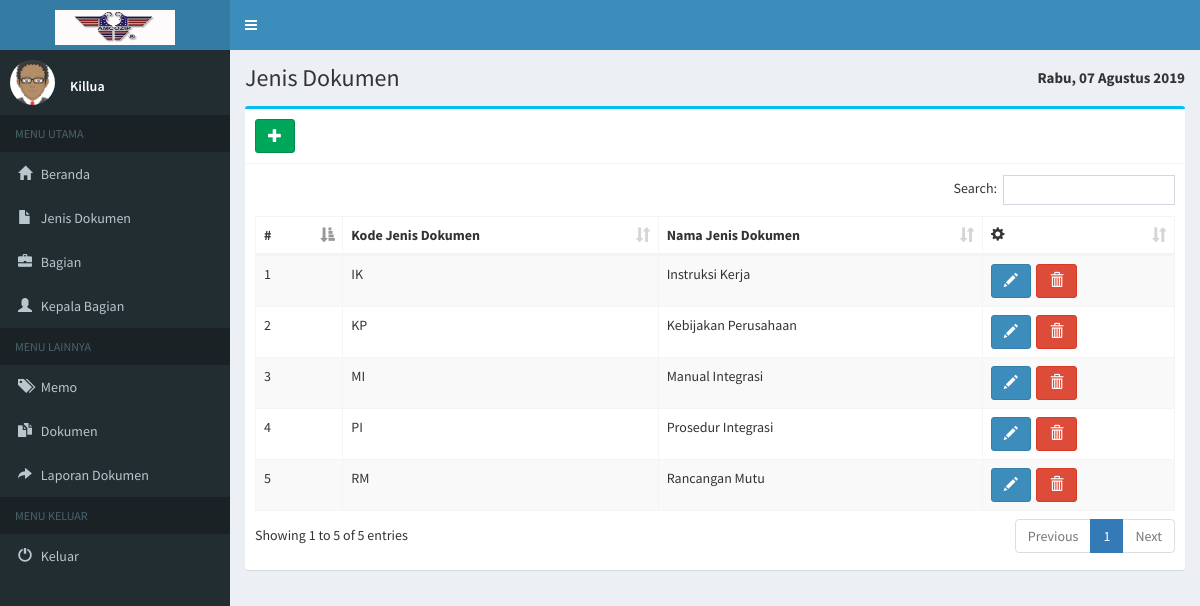
/pages/staff/index.php?hal=jdok (signed in), run on the app's committed database.
### tables this page shows
CREATE TABLE IF NOT EXISTS `staff` (
  `kd_staff` char(6) NOT NULL,
  `nm_staff` varchar(50) NOT NULL,
  `password` varchar(15) NOT NULL,
  `level` enum('0','1') NOT NULL
);

CREATE TABLE IF NOT EXISTS `jenis_dokumen` (
  `kd_jenis` varchar(3) NOT NULL,
  `nm_dokumen` varchar(50) NOT NULL
);

### pages/staff/data/jenis_dokumen/jenis_dokumen.php (the view, shortened to what this page needs)
<div class="content-wrapper">
  <section class="content-header">
    <h1>
    Jenis Dokumen
    </h1>
    <ol class="breadcrumb">
      <b><p style="font-size:15px; margin-top:-5px"><?php echo tglIndonesia(date('D, d F Y')); ?></p></b>
    </ol>
  </section>
  <section class="content">
    <div class="box box-info">
      <div class="box-header with-border">
        <h3 class="box-title"><button type="button" class="btn btn-success" class="btn btn-primary btn-lg" data-toggle="modal" data-target="#tambah"><i class="glyphicon glyphicon-plus"></i></button></h3>
      </div>
      <div class="box-body">
        <div class="row">
          <div class="col-md-8">
          </div>
        </div>
        <table id="example1" class="table table-bordered table-striped">
          <thead>
            <tr>
              <th>#</th>
              <th>Kode Jenis Dokumen</th>
              <th>Nama Jenis Dokumen</th>
              <th><span class="glyphicon glyphicon-cog"></span></th>
            </tr>
          </thead>
          <tbody>
            <?php
            $query="SELECT * from jenis_dokumen order by kd_jenis asc";
            $tampil = mysql_query($query);
            $no = 1;
            while ($r = mysql_fetch_array($tampil)) {
            echo "
            <tr>
              <td>$no</td>
              <td>$r[kd_jenis]</td>
              <td style='text-transform:capitalize'>$r[nm_dokumen]</td>
              <td> "; ?>
                <button type="button" class="btn btn-primary" value='<?php echo $r['kd_jenis'];?>' onclick="ubahdata(this.value)" data-toggle="modal" data-target="#ubah"><i class="glyphicon glyphicon-pencil"></i></button>&nbsp;
                <button type="button" class="btn btn-danger" value='<?php echo $r['kd_jenis'];?>' onclick="hapusdata(this.value)" data-toggle="modal" data-target="#hapus"><i class="glyphicon glyphicon-trash"></i></button>
              </td>
            </tr>
            <?php
            $no++;}
            ?>
          </table>
        </div>
      </div>
    </section>
  </div>

### pages/staff/header.php (shortened to what this page needs)
<?php
  function tglIndonesia($str){
        $tr   = trim($str);
        $str    = str_replace(array('Sun', 'Mon', 'Tue', 'Wed', 'Thu', 'Fri', 'Sat', 'January', 'February', 'March', 'April', 'May', 'June', 'July', 'August', 'September', 'October', 'November', 'December'), array('Minggu', 'Senin', 'Selasa', 'Rabu', 'Kamis', 'Jum\'at', 'Sabtu', 'Januari', 'Februari', 'Maret', 'April', 'Mei', 'Juni', 'Juli', 'Agustus', 'September', 'Oktober', 'November', 'Desember'), $tr);
        return $str;
    }
?>
<!DOCTYPE html>
<html>
<head>
  <link rel="stylesheet" href="../../bootstrap/css/bootstrap.min.css">
  <link rel="stylesheet" href="https://cdnjs.cloudflare.com/ajax/libs/font-awesome/4.5.0/css/font-awesome.min.css">
  <link rel="stylesheet" href="https://cdnjs.cloudflare.com/ajax/libs/ionicons/2.0.1/css/ionicons.min.css">
  <link rel="stylesheet" href="../../plugins/daterangepicker/daterangepicker.css">
  <link rel="stylesheet" href="../../plugins/datepicker/datepicker3.css">
  <link rel="stylesheet" href="../../plugins/iCheck/all.css">
  <link rel="stylesheet" href="../../plugins/colorpicker/bootstrap-colorpicker.min.css">
  <link rel="stylesheet" href="../../plugins/timepicker/bootstrap-timepicker.min.css">
  <link rel="stylesheet" href="../../plugins/select2/select2.min.css">
  <link rel="stylesheet" href="../../dist/css/AdminLTE.min.css">
  <link rel="stylesheet" href="../../plugins/datatables/dataTables.bootstrap.css">
  <link rel="stylesheet" href="../../dist/css/skins/_all-skins.min.css">
</head>
<body class="hold-transition skin-blue sidebar-mini">
<div class="wrapper">
  <header class="main-header">
    <a href="index.php" class="logo">
      <span class="logo-lg"><img src="../../images/logo.gif" height="35" width="120"></span>
    </a>
    <nav class="navbar navbar-static-top">
      <a href="#" class="sidebar-toggle" data-toggle="offcanvas" role="button">
      </a>
    </nav>
  </header>
  <aside class="main-sidebar">
    <section class="sidebar">
      <div class="user-panel">
        <div class="pull-left image">
          <img src="../../dist/img/avatar.png" class="img-circle" alt="User Image">
        </div>
        <div class="pull-left info">
          <?php
            $kd = $_SESSION['kd_staff'];
            $sql = "select kd_staff,nm_staff from staff where kd_staff='".$kd."'";
            $query = mysql_query($sql);
            while($data = mysql_fetch_array($query)){
              echo  "<br><p>" .$data['nm_staff']. "</b></p>";
            }
          ?>
        </div>
      </div>
      <ul class="sidebar-menu">
        <li class="header">MENU UTAMA</li>
        <li><a href="index.php?hal=beranda"><i class="glyphicon glyphicon-home"></i> <span>Beranda</span></a></li>
        <li><a href="index.php?hal=jdok"><i class="glyphicon glyphicon-file"></i>
        <span>Jenis Dokumen</span></a></li>
        <li><a href="index.php?hal=bg"><i class="glyphicon glyphicon-briefcase"></i> <span>Bagian</span></a></li>
        <li><a href="index.php?hal=kabag"><i class="glyphicon glyphicon-user"></i> <span>Kepala Bagian</span></a></li>
        <li class="header">MENU LAINNYA</li>
        <li><a href="index.php?hal=mmo"><i class="glyphicon glyphicon-tags"></i> <span>Memo</span></a></li>
        <li><a href="index.php?hal=dok"><i class="glyphicon glyphicon-duplicate"></i> <span>Dokumen</span></a></li>
        <li><a href="index.php?hal=lap"><i class="glyphicon glyphicon-share-alt"></i> <span>Laporan Dokumen</span></a></li>
        <li class="header">MENU KELUAR</li>
        <li><a href="keluar.php"><i class="glyphicon glyphicon-off"></i> <span>Keluar</span></a></li>
      </ul>
    </section>
  </aside>

### data on the page
staff: nm_staff "Killua"
jenis_dokumen: kd_jenis "IK", nm_dokumen "Instruksi Kerja"
jenis_dokumen: kd_jenis "KP", nm_dokumen "Kebijakan Perusahaan"
jenis_dokumen: kd_jenis "MI", nm_dokumen "Manual Integrasi"
jenis_dokumen: kd_jenis "PI", nm_dokumen "Prosedur Integrasi"
jenis_dokumen: kd_jenis "RM", nm_dokumen "Rancangan Mutu"
